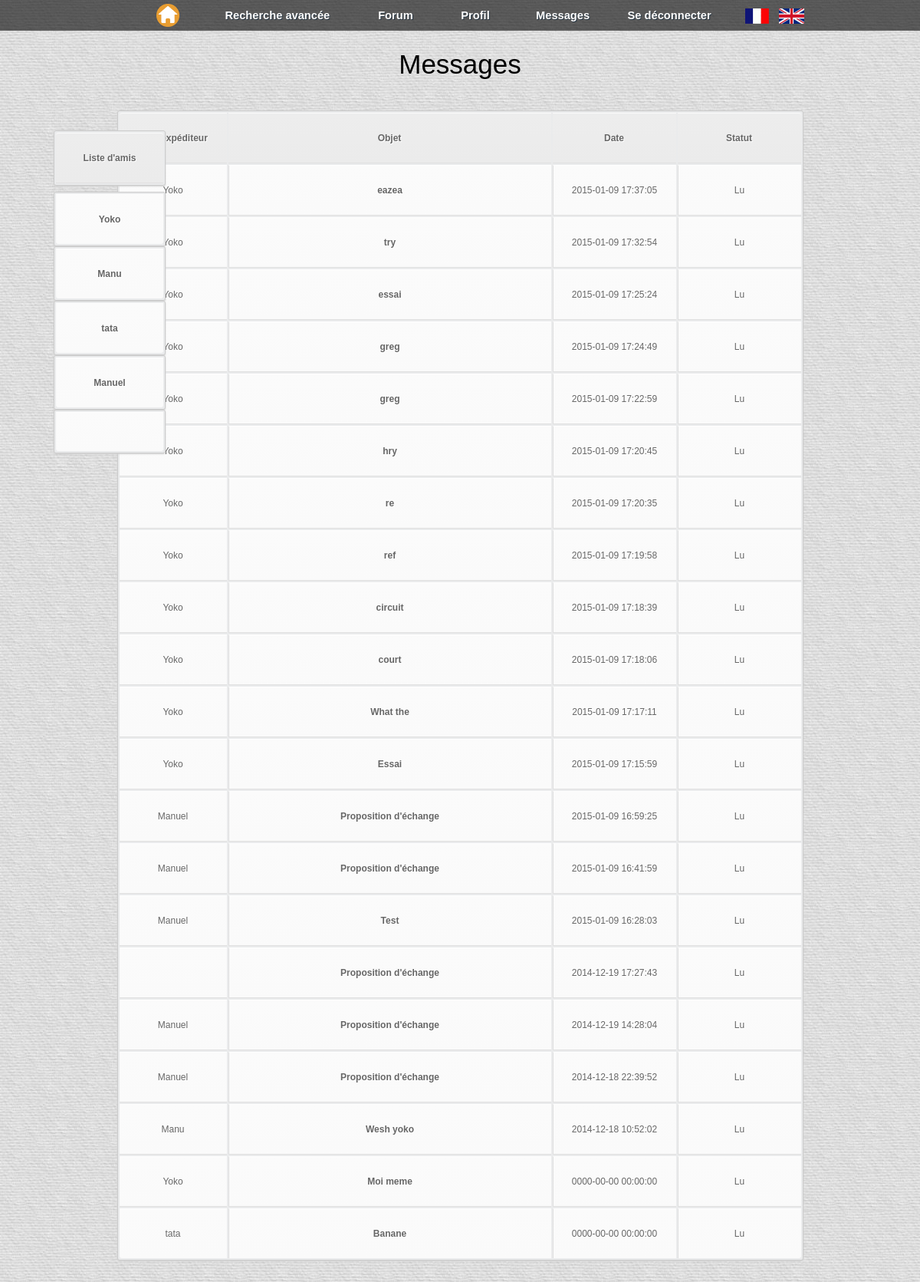
Page /fichiers_php/message.php (signed in) on the committed database.
### tables this page shows
CREATE TABLE IF NOT EXISTS `users` (
  `id_users` int(255) NOT NULL AUTO_INCREMENT,
  `username` varchar(255) NOT NULL,
  `nom_user` varchar(200) NOT NULL,
  `prenom_user` varchar(200) NOT NULL,
  `description_users` text NOT NULL,
  `preference_echange` text NOT NULL,
  `password` varchar(255) NOT NULL,
  `email` varchar(255) NOT NULL,
  `rights` varchar(255) NOT NULL,
  `signup_date` date NOT NULL,
  `avatar` text NOT NULL,
  `sexe` text,
  `tel` text,
  `situation` text,
  `profession` text,
  `description` text,
  PRIMARY KEY (`id_users`)
);

CREATE TABLE IF NOT EXISTS `messages` (
  `id_message` int(11) NOT NULL AUTO_INCREMENT,
  `id_expediteur` int(11) NOT NULL DEFAULT '0',
  `id_destinataire` int(11) NOT NULL DEFAULT '0',
  `date_update` datetime DEFAULT '0000-00-00 00:00:00',
  `titre_message` text NOT NULL,
  `message` text NOT NULL,
  `lu_nonlu` int(11) DEFAULT NULL,
  `echange` int(11) DEFAULT NULL,
  `choix` int(11) DEFAULT NULL,
  PRIMARY KEY (`id_message`)
);

### fichiers_php/message.php (the view, shortened to what this page needs)
<html>
<head>
    <link rel="stylesheet" href="../style.css" />
</head>
<body class="forum_messagerie">
<header>
    <?php include("menus.php"); ?>
</header>
<div class="superglobal">
    <div class="global">
        <div id="bloc_page_msg">
            <?php
            $req = $bdd -> prepare("SELECT id_ami FROM favoris WHERE friend=1 AND id_user=? GROUP BY id_ami");
            $req -> execute(array($_SESSION['userid']));
            $nb_friend = $req -> rowCount();
            if ($nb_friend !==0) {
                ?><table class="tableau_title_friend_box">
                    <tr>
                        <th>Liste d'amis</th>
                    </tr>
                </table>
                <div class="friend_box">
                <?php
                for ($x = 0 ; $x < $nb_friend ; $x++) {
                    $user_friend = $req->fetch();
                    $requst = $bdd -> prepare("SELECT username FROM users INNER JOIN favoris ON users.id_users=favoris.id_ami WHERE users.id_users=?");
                    $requst -> execute(array($user_friend[0]));
                    $usr_friend_name = $requst->fetch();
                    ?>
                    <table class'tableau_friend_box'>
                        <tr>
                            <td class="column_msg_1"><a href="discussion.php?id_friend=<?php echo $user_friend[0];?>"><?php echo $usr_friend_name[0]; ?></a></td>
                        </tr>
                    </table>
                <?php
                }
                ?> </div> <?php
            }
            $req = $bdd -> prepare("
              SELECT id_expediteur, titre_message, date_update, id_message, lu_nonlu, echange, choix  FROM messages AS m1 WHERE id_destinataire=? ORDER BY id_message DESC
              ");
            $req -> execute(array($_SESSION["userid"]));
            $nb = $req -> rowCount();
            if ($nb == 0) {
                echo '<div class="no_msg_r"><p><h7>Aucun message</h7><br/><br/></p></div>';
            }
            else {
                echo '<div class="new_msg"><h7>Messages</h7></div>';
                ?>
                <table class="tableau_new_messages">
                    <tr>
                        <th>Nom exp&#233;diteur</td>
                        <th>Objet</td>
                        <th>Date</td>
                        <th>Statut</th>
                    </tr>
                <?php
                for ($i=0 ; $i < $nb ; $i++) {
                    $msg_recu = $req -> fetch();
                    $quser = $bdd -> prepare("SELECT username FROM users WHERE id_users=?");
                    $quser -> execute(array($msg_recu[0]));
                    $un = $quser -> fetch();
                    ?>
                            <tr>
                                <td class="column_msg_1"><?php echo $un[0]; ?></td>
                                <td class="column_msg_3"><a href="liremsg.php?id=<?php echo $msg_recu[3] ?>"><?php echo $msg_recu[1] ?></a></td>
                                <td class="column_msg_2"><?php echo $msg_recu[2]; ?></td>
                                <td class="column_msg_2"><?php if ($msg_recu[4] == 1) {echo 'Non Lu';} else {echo 'Lu';} ?></td>
                            </tr>
                    <?php
                    }
                ?>
                </table>
                <?php
            }
            ?>
            <br/>
        </div>
    </div>
</div>
</body>
</html>

### fichiers_css/style_menu.css (style rules this page uses)
body { margin: 0; }

### fichiers_css/style_accueil.css (style rules this page uses)
body { margin: 0px; background-color: rgb(248,248,248); }

### fichiers_css/footer.css (style rules this page uses)
.superglobal { min-height: 100%; }
.global { position: relative; min-height: 100%; margin: 0 auto; }

### fichiers_css/messagerie.css (style rules this page uses)
#bloc_page_msg { position: relative; width: 100%; padding-top: 40px; }
.tableau_title_friend_box { position: fixed; text-align: center; margin-top: 130px; margin-left: 70px; margin-bottom: 15px; width: 146px; }
.friend_box { position: fixed; text-align: center; margin-top: 210px; margin-left: 70px; margin-bottom: 15px; }
.new_msg { padding-top: 2%; padding-bottom: 30px; text-align: center; font-size: 35px; font-family: century, arial,sans-serif; }
.tableau_new_messages { text-align: center; margin-left: auto; margin-right: auto; margin-bottom: 15px; margin-top: 10px; }
.column_msg_1 { width: 120px; }
.column_msg_2 { width: 140px; }
.column_msg_3 { width: 400px; }
table a:link { color: #666; font-weight: bold; text-decoration:none; }
table { font-family:Arial, Helvetica, sans-serif; color:#666; font-size:12px; text-shadow: 1px 1px 0px #fff; background:#eaebec; border:#ccc 1px solid; -moz-border-radius:3px; -webkit-border-radius:3px; border-radius:3px; -moz-box-shadow: 0 1px 2px #d1d1d1; -webkit-box-shadow: 0 1px 2px #d1d1d1; box-shadow: 0 1px 2px #d1d1d1; }
table th { padding-top: 25px; padding-bottom: 25px; padding-left: 10px; padding-right: 10px; border-top:1px solid #fafafa; border-bottom:1px solid #e0e0e0; background: #ededed; background: -webkit-gradient(linear, left top, left bottom, from(#ededed), to(#ebebeb)); background: -moz-linear-gradient(top, #ededed, #ebebeb); }
table tr:first-child th:first-child { -moz-border-radius-topleft:3px; -webkit-border-top-left-radius:3px; border-top-left-radius:3px; }
table tr:first-child th:last-child { -moz-border-radius-topright:3px; -webkit-border-top-right-radius:3px; border-top-right-radius:3px; }
table tr { text-align: center; padding-left:20px; }
table td:first-child { border-left: 0; }
table td { padding-top: 25px; padding-bottom: 25px; padding-left: 10px; padding-right: 10px; border-top: 1px solid #ffffff; border-bottom:1px solid #e0e0e0; border-left: 1px solid #e0e0e0; background: #fafafa; background: -webkit-gradient(linear, left top, left bottom, from(#fbfbfb), to(#fafafa)); background: -moz-linear-gradient(top, #fbfbfb, #fafafa); }
table tr:last-child td { border-bottom:0; }
table tr:last-child td:first-child { -moz-border-radius-bottomleft:3px; -webkit-border-bottom-left-radius:3px; border-bottom-left-radius:3px; }
table tr:last-child td:last-child { -moz-border-radius-bottomright:3px; -webkit-border-bottom-right-radius:3px; border-bottom-right-radius:3px; }

### fichiers_css/forum.css (style rules this page uses)
.forum_messagerie { background-image: url("../images_diverses/texture_forum_white.jpg"); }

### rows in the picture
users: username "Yoko"
users: username "Manu"
users: username "tata"
users: username "Manuel"
messages: users.username "Yoko", titre_message "eazea", date_update "2015-01-09 17:37:05", shows "Lu"
messages: users.username "Yoko", titre_message "try", date_update "2015-01-09 17:32:54", shows "Lu"
messages: users.username "Yoko", titre_message "essai", date_update "2015-01-09 17:25:24", shows "Lu"
messages: users.username "Yoko", titre_message "greg", date_update "2015-01-09 17:24:49", shows "Lu"
messages: users.username "Yoko", titre_message "greg", date_update "2015-01-09 17:22:59", shows "Lu"
messages: users.username "Yoko", titre_message "hry", date_update "2015-01-09 17:20:45", shows "Lu"
messages: users.username "Yoko", titre_message "re", date_update "2015-01-09 17:20:35", shows "Lu"
messages: users.username "Yoko", titre_message "ref", date_update "2015-01-09 17:19:58", shows "Lu"
messages: users.username "Yoko", titre_message "circuit", date_update "2015-01-09 17:18:39", shows "Lu"
messages: users.username "Yoko", titre_message "court", date_update "2015-01-09 17:18:06", shows "Lu"
messages: users.username "Yoko", titre_message "What the", date_update "2015-01-09 17:17:11", shows "Lu"
messages: users.username "Yoko", titre_message "Essai", date_update "2015-01-09 17:15:59", shows "Lu"
messages: users.username "Manuel", titre_message "Proposition d'échange", date_update "2015-01-09 16:59:25", shows "Lu"
messages: users.username "Manuel", titre_message "Proposition d'échange", date_update "2015-01-09 16:41:59", shows "Lu"
messages: users.username "Manuel", titre_message "Test", date_update "2015-01-09 16:28:03", shows "Lu"
messages: titre_message "Proposition d'échange", date_update "2014-12-19 17:27:43", shows "Lu"
messages: users.username "Manuel", titre_message "Proposition d'échange", date_update "2014-12-19 14:28:04", shows "Lu"
messages: users.username "Manuel", titre_message "Proposition d'échange", date_update "2014-12-18 22:39:52", shows "Lu"
messages: users.username "Manu", titre_message "Wesh yoko", date_update "2014-12-18 10:52:02", shows "Lu"
messages: users.username "Yoko", titre_message "Moi meme", date_update "0000-00-00 00:00:00", shows "Lu"
messages: users.username "tata", titre_message "Banane", date_update "0000-00-00 00:00:00", shows "Lu"

### other values in the picture
rechercheavancee "Recherche avancée"
forum "Forum"
profil "Profil"
disconnect "Se déconnecter"
